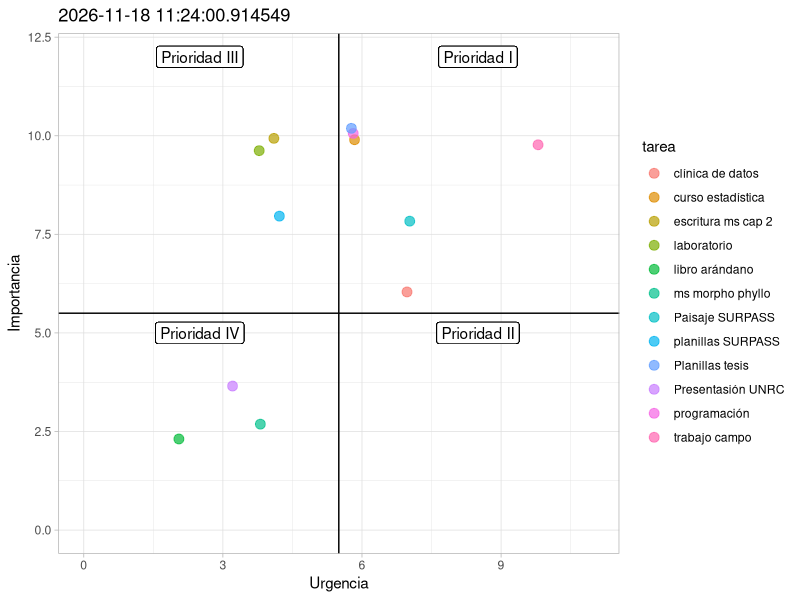

Write the R code that produced this figure.
## ---- chunk 1
knitr::opts_chunk$set(echo = F, warning = F, message = F)
## ---- chunk 2

library(tibble)

# Escala de importancia va de 0 - 10

tareas <- tribble(
     ~ tarea, ~ importancia, ~ urgencia,
     "trabajo campo", 10, 10,
     "planillas SURPASS", 8, 4,
     "clínica de datos", 6, 7,
     "curso estadística", 10, 6,
     "programación", 10, 6,
     "laboratorio", 10, 4,
     "escritura ms cap 2", 10, 4,
     "Planillas tesis", 10, 6,
     "Presentasión UNRC", 4, 3,
     "libro arándano", 2, 2,
     "ms morpho phyllo", 3, 4,
     "Paisaje SURPASS", 8, 7
)

library(ggplot2)


ggplot(tareas, aes(urgencia, importancia)) +
     xlim(c(0, 11)) + ylim(c(0, 12)) +
        geom_vline(xintercept = mean(1:10)) +
        geom_hline(yintercept = mean(1:10)) +
        geom_label(x = mean(0:5.5), y = 12, label = "Prioridad III") +
        geom_label(x = mean(0:5.5), y = 5, label = "Prioridad IV") +
        geom_label(x = mean(5.5:12), y = 12, label = "Prioridad I") +
        geom_label(x = mean(5.5:12), y = 5, label = "Prioridad II") + 
        geom_jitter(aes(color = tarea), size = 3, alpha = 0.7) + 
        theme_light() +
        labs(x = "Urgencia", y = "Importancia") +
        ggtitle(label = paste(Sys.time()))
        
